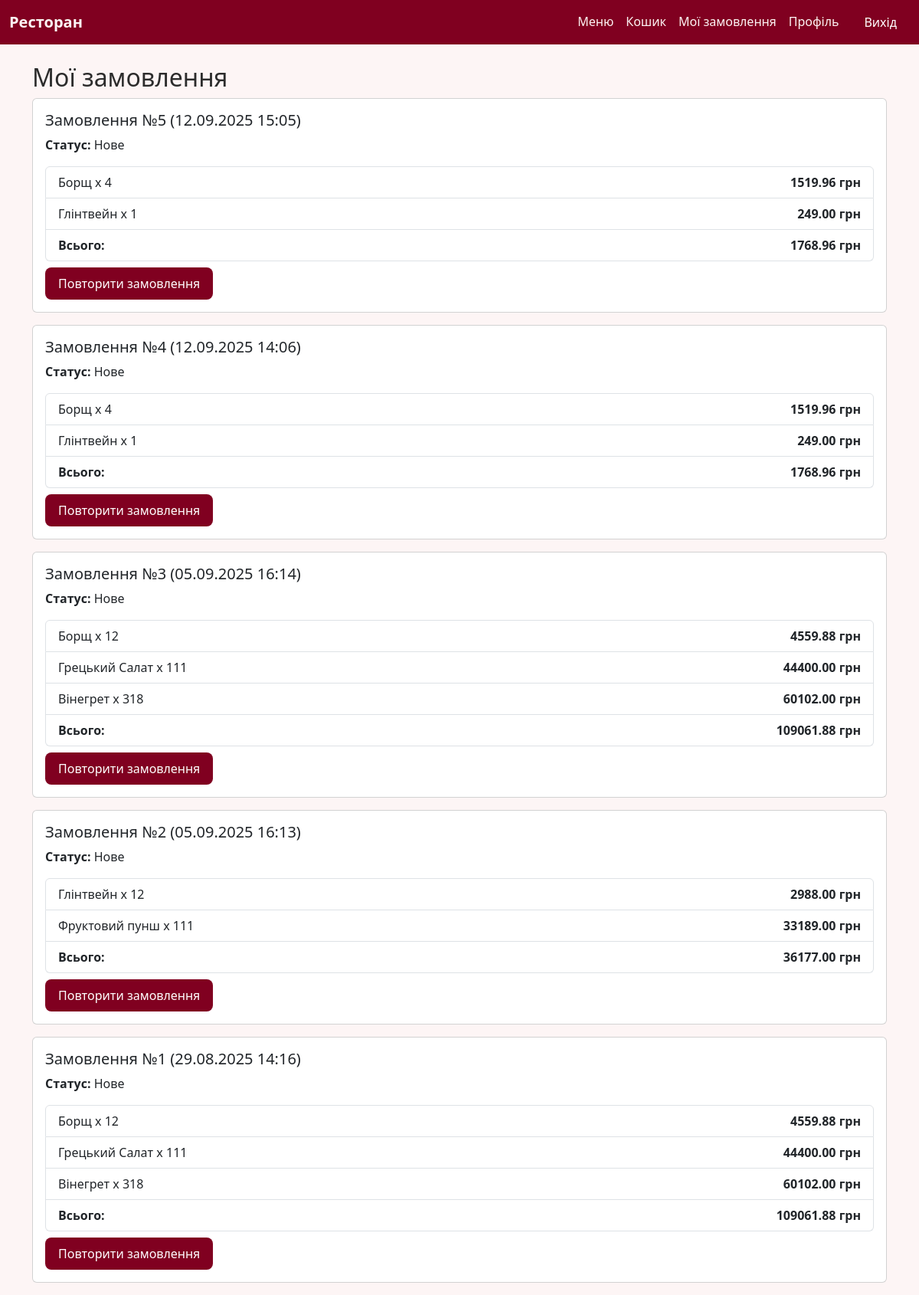
/orders/history/ (signed in), run on the app's committed database.
### restaurant_application/models.py (models this page shows, shortened)
class Order(models.Model):
    PAYMENT_METHODS = [
        ("card", "Онлайн карткою"),
        ("cash", "Готівка при отриманні"),
    ]
    STATUS_CHOICES = [
        ("new", "Нове"),
        ("paid", "Оплачене"),
        ("completed", "Виконане"),
    ]
    user = models.ForeignKey(User, on_delete=models.CASCADE, verbose_name="Користувач")
    created_at = models.DateTimeField(auto_now_add=True, verbose_name="Дата створення")
    is_paid = models.BooleanField(default=False, verbose_name="Оплачено")
    full_name = models.CharField(max_length=200, verbose_name="ПІБ")
    phone = models.CharField(max_length=20, verbose_name="Телефон")
    address = models.TextField(verbose_name="Адреса доставки")
    payment_method = models.CharField(
        max_length=10, choices=PAYMENT_METHODS, default="cash", verbose_name="Метод оплати"
    )
    status = models.CharField(
        max_length=20, choices=STATUS_CHOICES, default="new", verbose_name="Статус замовлення"
    )
    @property
    def total_price(self):
        return sum(item.dish.price * item.quantity for item in self.items.all())

class OrderItem(models.Model):
    order = models.ForeignKey(Order, on_delete=models.CASCADE, related_name='items', verbose_name="Замовлення")
    dish = models.ForeignKey(Dish, on_delete=models.CASCADE, verbose_name="Страва")
    quantity = models.PositiveIntegerField(default=1, verbose_name="Кількість")
    @property
    def total_price(self):
        return self.dish.price * self.quantity

class Dish(models.Model):
    name = models.CharField(max_length=200, verbose_name="Назва")
    category = models.ForeignKey(Category, on_delete=models.CASCADE, verbose_name="Категорія")
    description = models.TextField(verbose_name="Опис")
    ingredients = models.TextField(verbose_name="Інгредієнти")
    price = models.DecimalField(max_digits=6, decimal_places=2, verbose_name="Ціна")
    image = models.ImageField(upload_to='dishes/', blank=True, null=True, verbose_name="Зображення")
    available = models.BooleanField(default=True, verbose_name="Доступна")

### restaurant_application/views.py (the view)
# urls.py: path("orders/history/", views.order_history, name="order_history"),
@login_required
def order_history(request):
    orders = Order.objects.filter(user=request.user, is_paid=True).order_by("-created_at")
    return render(request, "restaurant_application/order_history.html", {"orders": orders})

### templates/restaurant_application/order_history.html (shortened to what this page needs)
{% extends "base.html" %}
{% block content %}
<h2>Мої замовлення</h2>
{% if orders %}
    <div class="list-group">
        {% for order in orders %}
            <div class="card mb-3">
                <div class="card-body">
                    <h5>Замовлення №{{ order.id }} ({{ order.created_at|date:"d.m.Y H:i" }})</h5>
                    <p><strong>Статус:</strong> {{ order.get_status_display }}</p>
                    <ul class="list-group mb-2">
                        {% for item in order.items.all %}
                            <li class="list-group-item d-flex justify-content-between">
                                {{ item.dish.name }} x {{ item.quantity }}
                                <strong>{{ item.total_price }} грн</strong>
                            </li>
                        {% endfor %}
                        <li class="list-group-item d-flex justify-content-between">
                            <strong>Всього:</strong>
                            <strong>{{ order.total_price }} грн</strong>
                        </li>
                    </ul>
                    <a href="{% url 'repeat_order' order.id %}" class="btn btn-wine">Повторити замовлення</a>
                </div>
            </div>
        {% endfor %}
    </div>
{% else %}
    <p>У вас ще немає замовлень.</p>
{% endif %}
{% endblock %}

### templates/base.html (style rules this page uses)
body { background-color: #fdf5f5; color: #2c2c2c; }
.btn-wine { background-color: #800020; color: #fff; border-radius: 8px; padding: 8px 16px; transition: 0.3s; }

### data on the page
Order: id "5", created_at "12.09.2025 15:05", status "Нове", total_price "1768.96"
OrderItem: dish.name "Борщ", quantity "4", total_price "1519.96"
OrderItem: dish.name "Глінтвейн", quantity "1", total_price "249.00"
Order: id "4", created_at "12.09.2025 14:06", status "Нове", total_price "1768.96"
OrderItem: dish.name "Борщ", quantity "4", total_price "1519.96"
OrderItem: dish.name "Глінтвейн", quantity "1", total_price "249.00"
Order: id "3", created_at "05.09.2025 16:14", status "Нове", total_price "109061.88"
OrderItem: dish.name "Борщ", quantity "12", total_price "4559.88"
OrderItem: dish.name "Грецький Салат", quantity "111", total_price "44400.00"
OrderItem: dish.name "Вінегрет", quantity "318", total_price "60102.00"
Order: id "2", created_at "05.09.2025 16:13", status "Нове", total_price "36177.00"
OrderItem: dish.name "Глінтвейн", quantity "12", total_price "2988.00"
OrderItem: dish.name "Фруктовий пунш", quantity "111", total_price "33189.00"
Order: id "1", created_at "29.08.2025 14:16", status "Нове", total_price "109061.88"
OrderItem: dish.name "Борщ", quantity "12", total_price "4559.88"
OrderItem: dish.name "Грецький Салат", quantity "111", total_price "44400.00"
OrderItem: dish.name "Вінегрет", quantity "318", total_price "60102.00"
